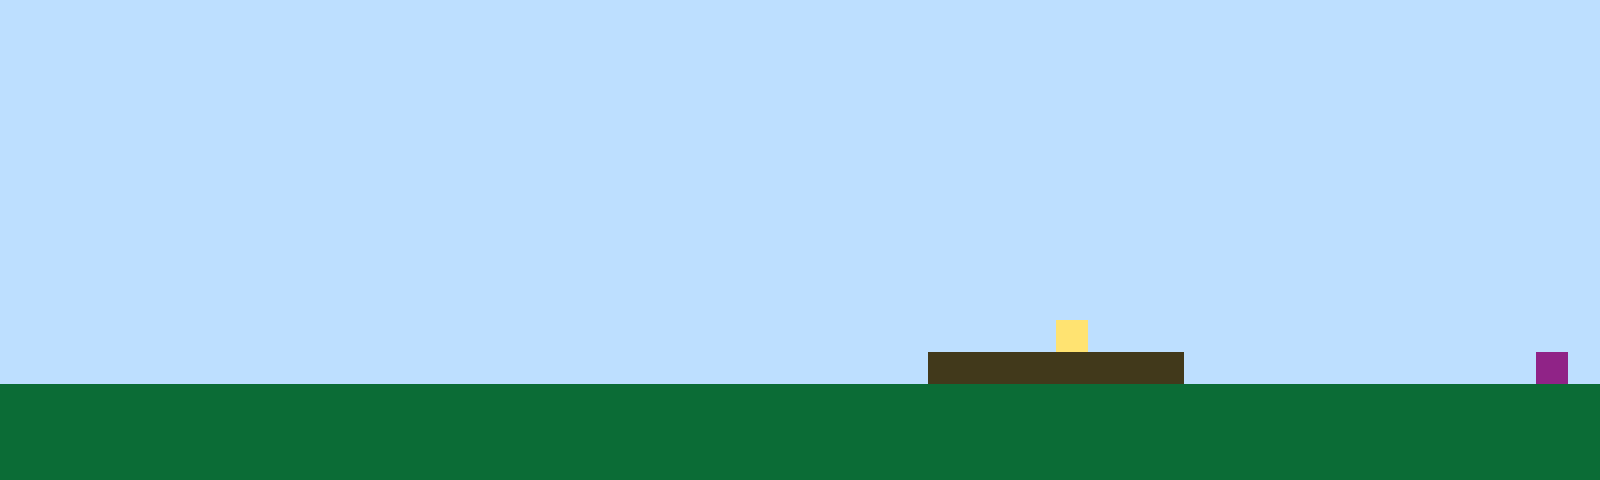

A level layout from a 2D game, rendered from its tile map. Below: a short description, then the map file with its tile-grid data intact:
An orthogonal 50x15 tile map with 32x32 px tiles, 1 tile layer (Tile Layer 1).

<map version="1.10" tiledversion="1.11.2" orientation="orthogonal" renderorder="right-up" width="50" height="15" tilewidth="32" tileheight="32" infinite="0" nextlayerid="2" nextobjectid="1"><editorsettings><export target="map1.csv" format="csv" /></editorsettings><tileset firstgid="1" name="sprites" tilewidth="32" tileheight="32" tilecount="6" columns="3"><image source="sprites.png" width="96" height="64" /></tileset><layer id="1" name="Tile Layer 1" width="50" height="15"><data encoding="csv">1,1,1,1,1,1,1,1,1,1,1,1,1,1,1,1,1,1,1,1,1,1,1,1,1,1,1,1,1,1,1,1,1,1,1,1,1,1,1,1,1,1,1,1,1,1,1,1,1,1,1,1,1,1,1,1,1,1,1,1,1,1,1,1,1,1,1,1,1,1,1,1,1,1,1,1,1,1,1,1,1,1,1,1,1,1,1,1,1,1,1,1,1,1,1,1,1,1,1,1,1,1,1,1,1,1,1,1,1,1,1,1,1,1,1,1,1,1,1,1,1,1,1,1,1,1,1,1,1,1,1,1,1,1,1,1,1,1,1,1,1,1,1,1,1,1,1,1,1,1,1,1,1,1,1,1,1,1,1,1,1,1,1,1,1,1,1,1,1,1,1,1,1,1,1,1,1,1,1,1,1,1,1,1,1,1,1,1,1,1,1,1,1,1,1,1,1,1,1,1,1,1,1,1,1,1,1,1,1,1,1,1,1,1,1,1,1,1,1,1,1,1,1,1,1,1,1,1,1,1,1,1,1,1,1,1,1,1,1,1,1,1,1,1,1,1,1,1,1,1,1,1,1,1,1,1,1,1,1,1,1,1,1,1,1,1,1,1,1,1,1,1,1,1,1,1,1,1,1,1,1,1,1,1,1,1,1,1,1,1,1,1,1,1,1,1,1,1,1,1,1,1,1,1,1,1,1,1,1,1,1,1,1,1,1,1,1,1,1,1,1,1,1,1,1,1,1,1,1,1,1,1,1,1,1,1,1,1,1,1,1,1,1,1,1,1,1,1,1,1,1,1,1,1,1,1,1,1,1,1,1,1,1,1,1,1,1,1,1,1,1,1,1,1,1,1,1,1,1,1,1,1,1,1,1,1,1,1,1,1,1,1,1,1,1,1,1,1,1,1,1,1,1,1,1,1,1,1,1,1,1,1,1,1,1,1,1,1,1,1,1,1,1,1,1,1,1,1,1,1,1,1,1,1,1,1,1,1,1,1,1,1,1,1,1,1,1,1,1,1,1,1,1,1,1,1,1,1,1,1,1,1,1,1,1,1,1,1,1,1,1,1,1,1,1,1,1,1,1,1,1,1,1,1,1,1,1,1,1,1,1,1,1,1,1,1,1,1,1,1,1,1,1,1,1,1,1,1,1,1,1,1,1,1,1,1,1,1,1,1,1,1,1,1,1,1,1,1,1,1,1,1,1,4,1,1,1,1,1,1,1,1,1,1,1,1,1,1,1,1,1,1,1,1,1,1,1,1,1,1,1,1,1,1,1,1,1,1,1,1,1,1,1,1,1,1,1,1,1,3,3,3,3,3,3,3,3,1,1,1,1,1,1,1,1,1,1,1,6,1,2,2,2,2,2,2,2,2,2,2,2,2,2,2,2,2,2,2,2,2,2,2,2,2,2,2,2,2,2,2,2,2,2,2,2,2,2,2,2,2,2,2,2,2,2,2,2,2,2,2,2,2,2,2,2,2,2,2,2,2,2,2,2,2,2,2,2,2,2,2,2,2,2,2,2,2,2,2,2,2,2,2,2,2,2,2,2,2,2,2,2,2,2,2,2,2,2,2,2,2,2,2,2,2,2,2,2,2,2,2,2,2,2,2,2,2,2,2,2,2,2,2,2,2,2,2,2,2,2,2,2,2,2,2,2,2,2,2,2,2,2,2,2,2,2,2,2,2,2,2</data></layer></map>
